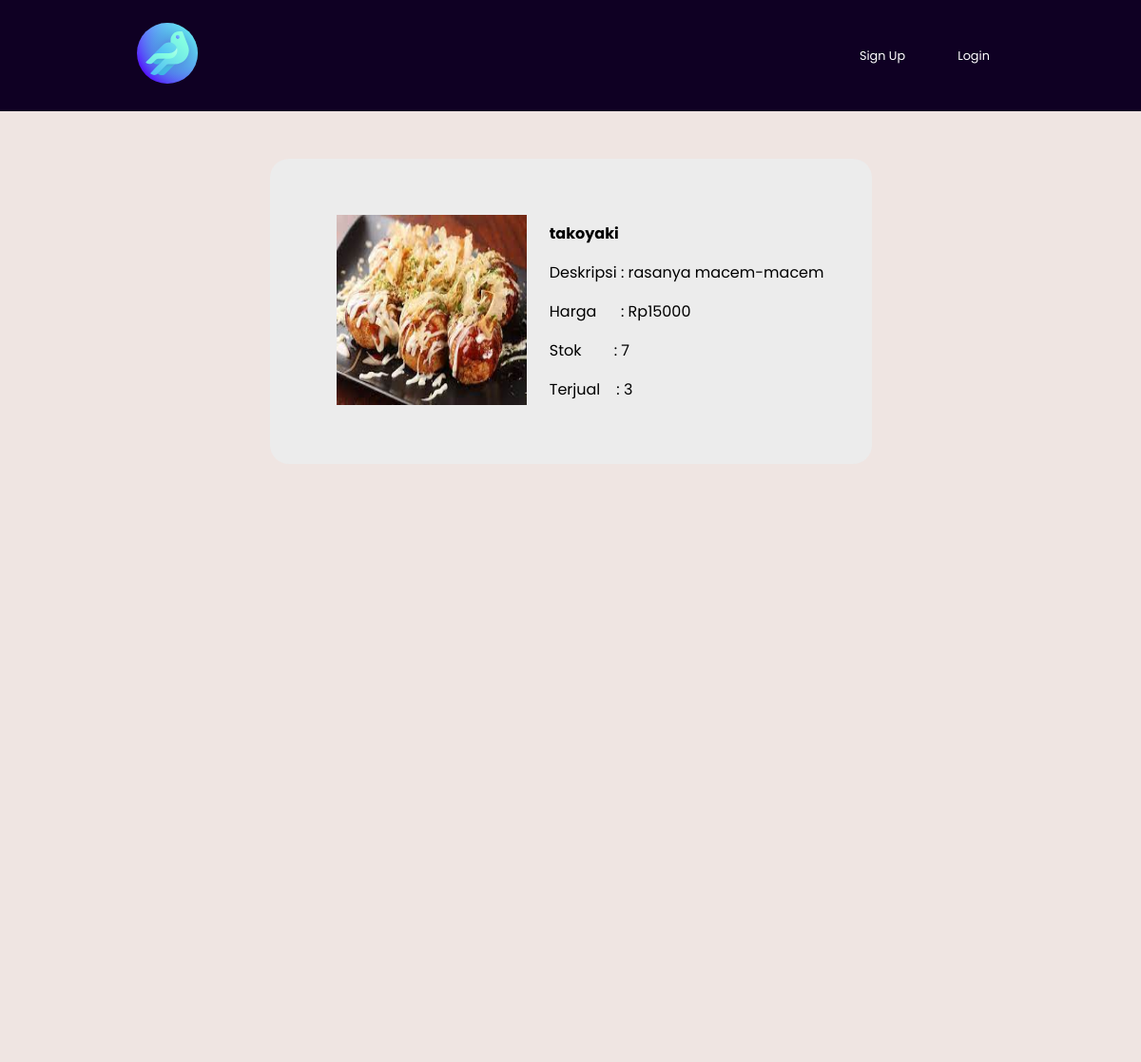
The page /product.php?id=takoyaki on the database as committed earlier.
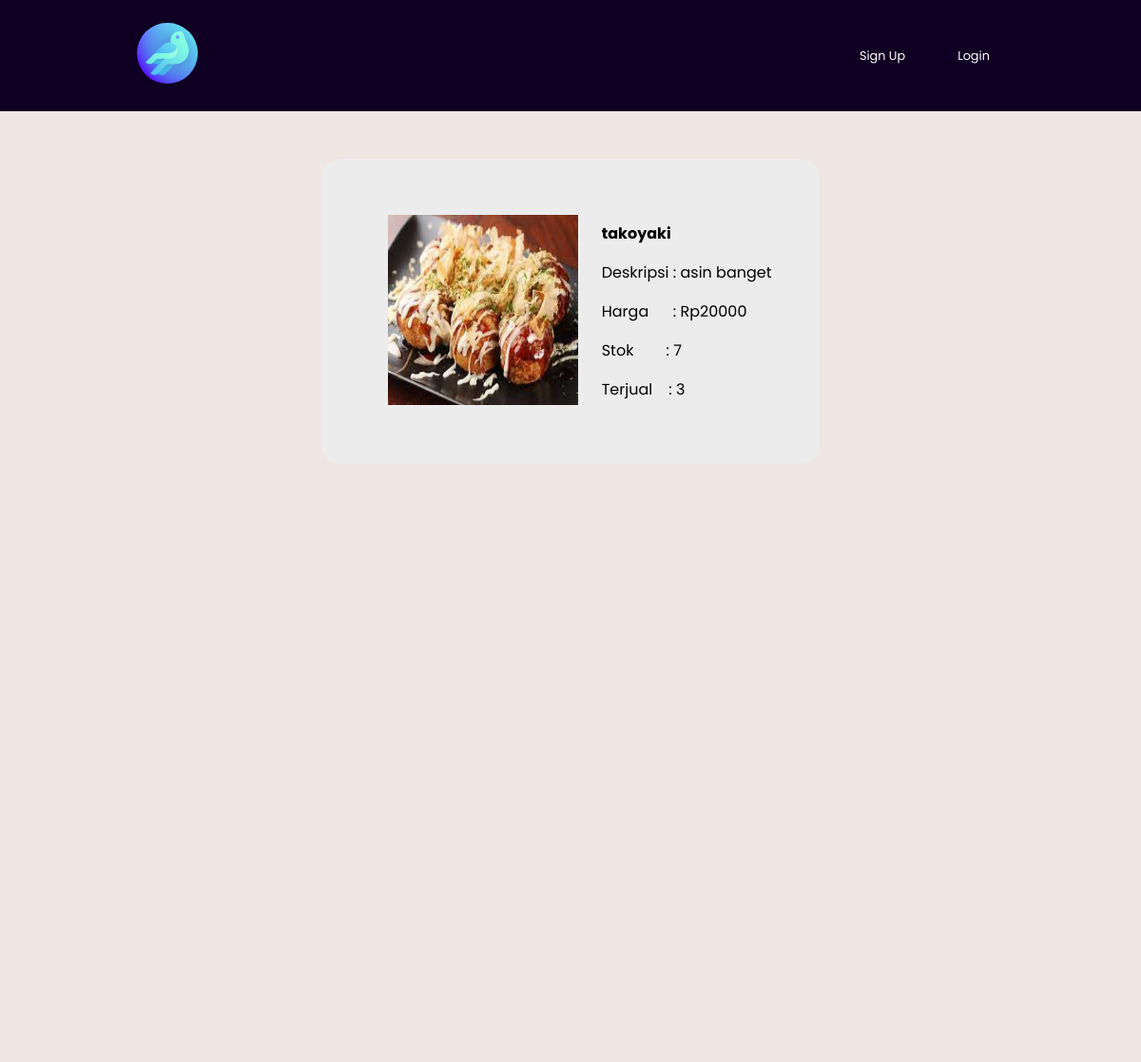
The same page on the database as committed later.
### tables this page shows
CREATE TABLE Produk(nama CHAR (50) PRIMARY KEY NOT NULL, deskripsi TEXT NOT NULL, harga INT NOT NULL, stok INT NOT NULL, gambar TEXT NOT NULL, nama_terjual CHAR (50) NOT NULL, CONSTRAINT fk_penjualan FOREIGN KEY (nama_terjual) REFERENCES Penjualan(nama) ON DELETE CASCADE);

CREATE TABLE Penjualan (nama CHAR(50) PRIMARY KEY NOT NULL, terjual INT NOT NULL);

### product.php (the view, shortened to what this page needs)
<?php
    require_once "db.php";
    if (isset($_GET['id'])) {
        $id = $_GET['id'];
        $produk = $connection->query("SELECT * FROM Produk, Penjualan WHERE Produk.nama = Penjualan.nama AND
        Produk.nama='$id'");
        while($row=$produk->fetch(PDO::FETCH_ASSOC)){
            $product_name = $row["nama"];
            $price = $row["harga"];
            $description = $row["deskripsi"];
            $stock = $row["stok"];
            $image = $row["gambar"];
            $sold = $row['terjual'];
        }
}
?>
<!DOCTYPE html>
    <head>
        <link href="css/product.css" rel="stylesheet" type="text/css">
    </head>
    <body>
        <?php require_once 'navbar.php';?>
        <div class="container-detail-produk">
                <div class="layoutContentHal">
                <?php
                    if(isset($_POST['button'])){
                ?>
                    <div>Product Has Been Delete</div>
                <?php
                        $connection->query("DELETE FROM Produk WHERE nama = '$id'");
                        $connection->query("DELETE FROM Penjualan WHERE nama = '$id'");
                        unlink("img/uploads/$image");
                    }
                    else{
                ?>
                        <div class='contentHal'>
                            <img src="img/uploads/<?php echo $image;?>" id='gambar' width='200' height='200'>
                        </div>
                        <div class='contentHal' width='200' height='200'>
                            <p id='namaProduk'><strong><?php echo $product_name;?></strong></p>
                            <p id='deskripsi'>Deskripsi : <?php echo $description;?></p>
                            <p id='harga'>Harga &nbsp&nbsp&nbsp&nbsp&nbsp: <?php echo "Rp".$price;?></p>
                            <p id='stok'>Stok &nbsp&nbsp&nbsp&nbsp&nbsp&nbsp&nbsp: <?php echo $stock;?></p>
                            <p id='terjual'>Terjual &nbsp&nbsp&nbsp: <?php echo $sold;?></p>
                        </div>
                <?php
                    }
                ?>
            </div>
        </div>
    </body>
</html>

### navbar.php (shortened to what this page needs)
<?php
  require_once "db.php";
?>
<!DOCTYPE html>
<html lang="en">
  <head>
    <link rel="stylesheet" href="css/navbar.css" />
  </head>
  <body>
    <div class="navbar">
      <div>
        <a href="index.php"><img src="img/logo.svg"/></a>
      </div>
      <div class="search">
        <?php
          if (isset($_COOKIE["username"])) {
            $username = $_COOKIE['username'];
            $is_admin = $connection->query("SELECT count(*) FROM member WHERE username = '$username' AND is_admin = 1")->fetchColumn();
            if ($is_admin == 1) {
              ?>
              <p>Admin</p>
              <?php
            } else {
              ?>
                <a><?php echo $username; ?></a>
              <?php
            }
            ?>
              <form method="POST" action="">
                    <button class="register" type="submit" name="logout">Logout</button>
              </form>
              <form method="POST" action="index.php">
                  <input type="text" name="product" placeholder="Cari Varian" id="keyword" />
                  <button class="register" type="submit" name="search">Cari</button>
              </form>
            <?php
          } else {
          ?>
            <a class="register" href="pages/register.php">Sign Up</a>
            <a class="register" href="pages/login.php">Login</a>
          <?php } ?>
      </div>
    </div>
  </body>
</html>

### css/product.css (style rules this page uses)
a { color: white; text-decoration: none; }
.container-detail-produk { width: 100%; height: 1000px; display: grid; align-content: start; background-color: #EFE5E2; }
.layoutContentHal { margin: auto; margin-top: 50px; padding: 50px; text-align: center; background-color:#ECECEC; border-radius: 20px; max-width: fit-content; }
.contentHal { display: inline-block; padding-left: 20px; vertical-align: middle; text-align: left; font-family: "Comic Sans MS"; }

### css/navbar.css (style rules this page uses)
* { box-sizing: border-box; font-family: "Poppins", sans-serif; }
body { padding: 0; margin: 0; }
.navbar { display: flex; flex-direction: row; justify-content: space-between; align-items: center; width: 100%; background-color: #0f0023; padding: 1rem 8rem; }
.navbar img { width: 4rem; height: 4rem; }
.navbar a, button { text-decoration: none; display: inline-block; width: 6rem; text-align: center; padding: 0.5rem 0; border-radius: 0.5rem; vertical-align: middle; color: white; font-size: 0.8rem; }
.search { display: flex; flex-direction: row; justify-content: center; align-items: center; }

Rows that differ between the two databases and show on the page:
changed produk "takoyaki": deskripsi "rasanya macem-macem" → "asin banget"; harga "15000" → "20000"
